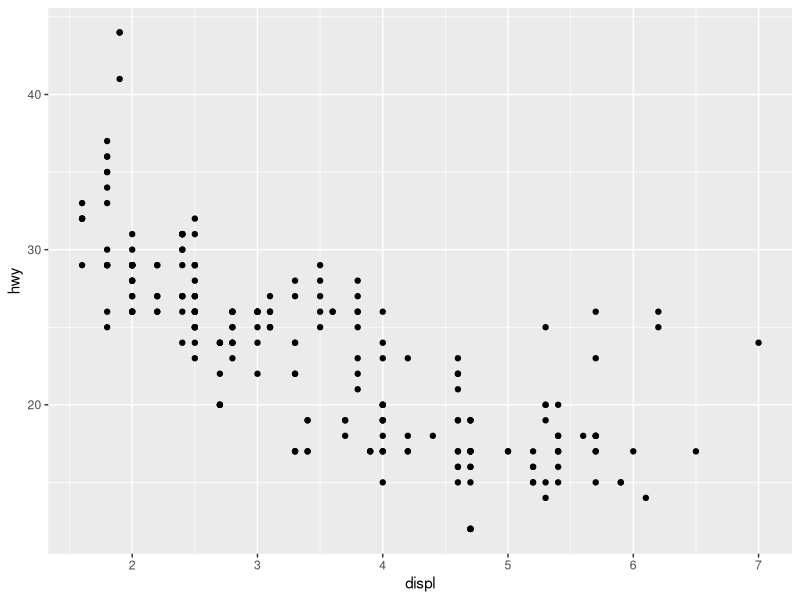
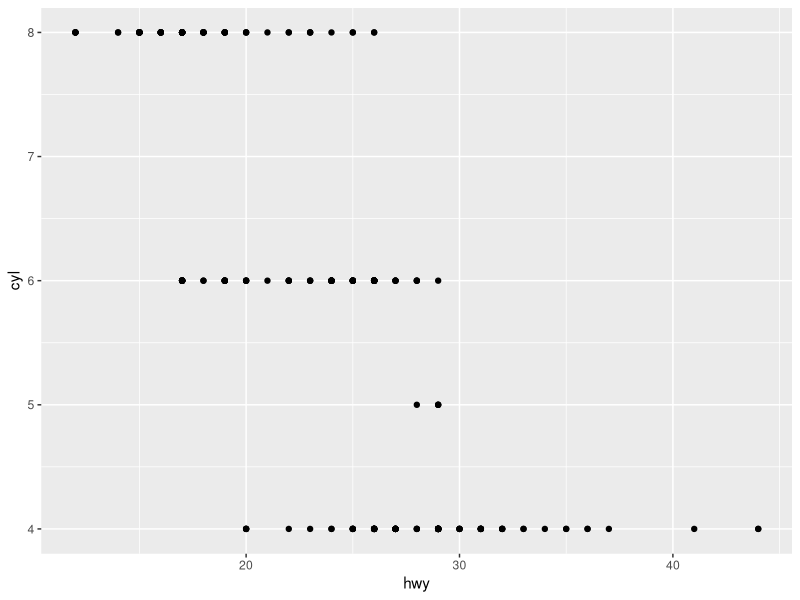
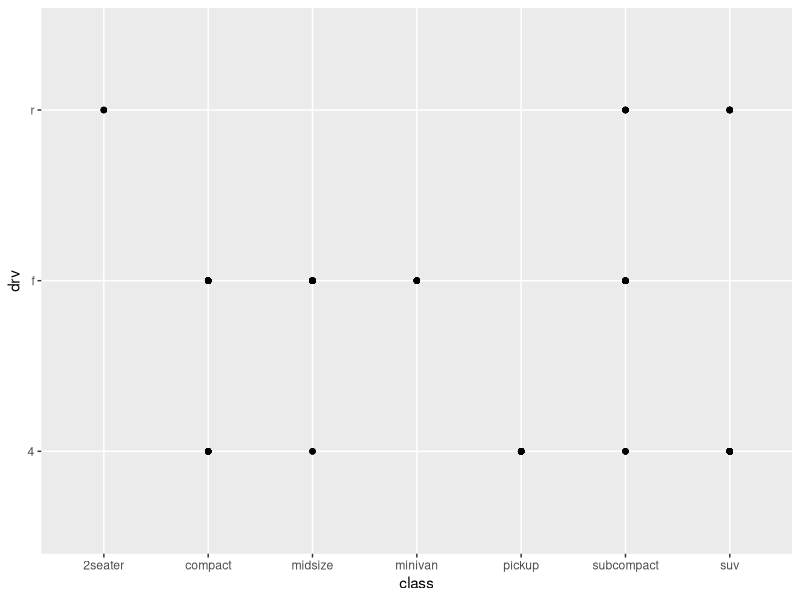
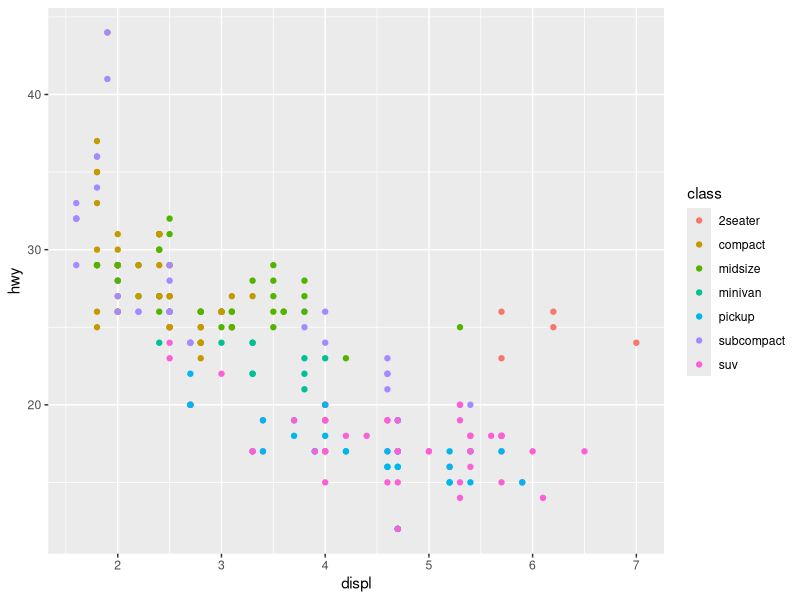
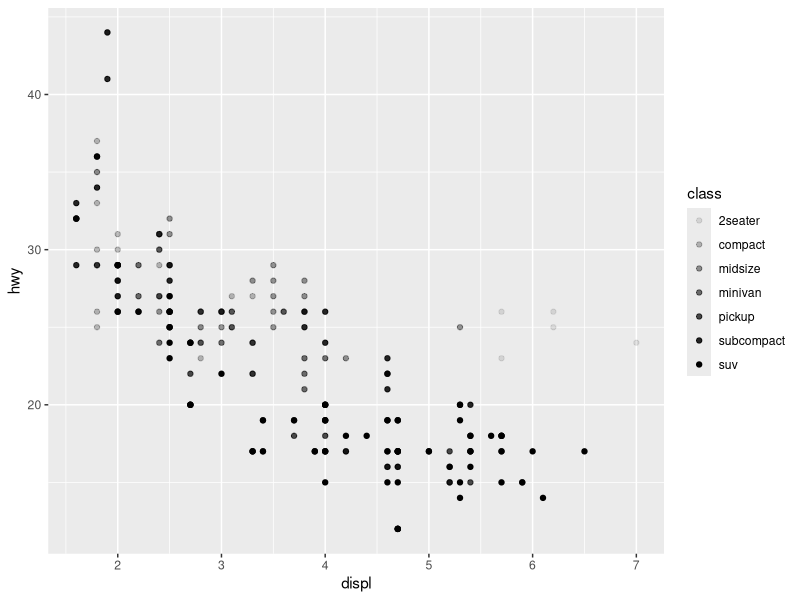
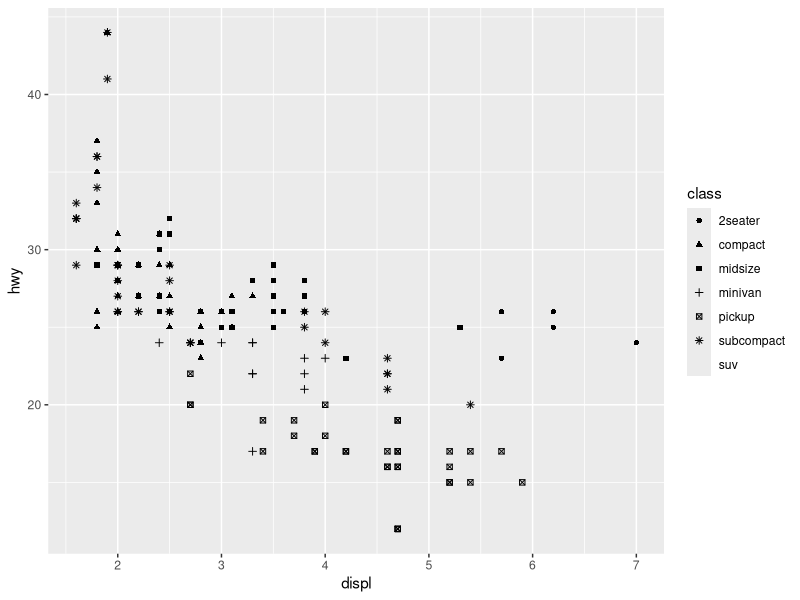
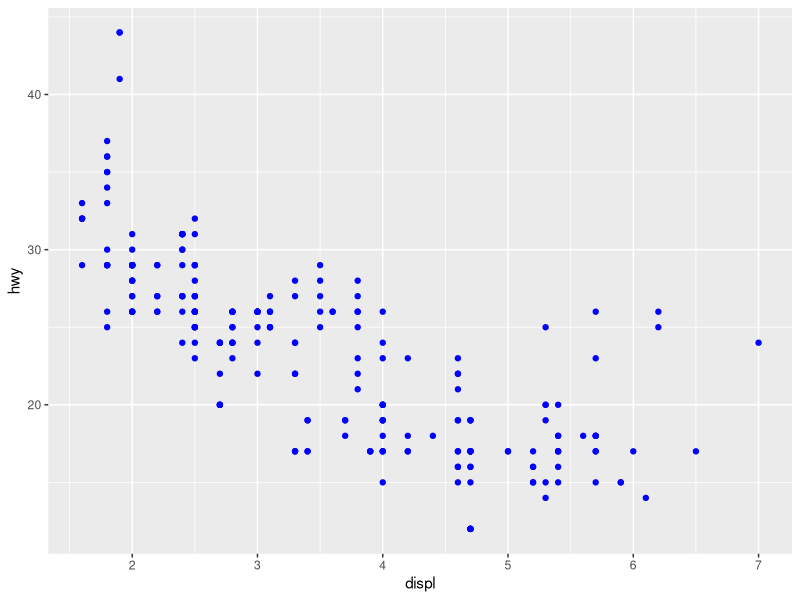
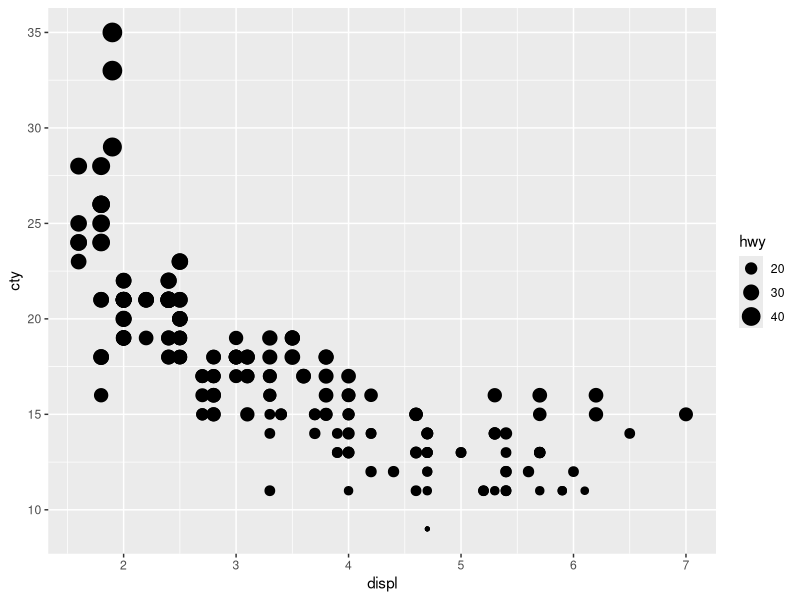

Here is the R script that generated these plots, in order: (Note: this script raises an error after producing the figures.)
## ---- chunk 1
knitr::opts_chunk$set(echo = TRUE)
## ---- chunk 2
library("tidyverse")
## ---- chunk 3
mpg
## ---- chunk 4
ggplot(data = mpg) + 
  geom_point(mapping = aes(x = displ, y = hwy))
## ---- chunk 5
dim(mpg)
## ---- chunk 6
ggplot(data = mpg) + geom_point(mapping = aes(x = hwy, y = cyl))
## ---- chunk 7
ggplot(data = mpg) + 
  geom_point(mapping = aes(x = class, y = drv))
## ---- chunk 8
ggplot(data = mpg) + geom_point(mapping = aes(x = displ, y = hwy, color = class))
## ---- chunk 9
# Left
ggplot(data = mpg) + 
  geom_point(mapping = aes(x = displ, y = hwy, alpha = class))

# Right
ggplot(data = mpg) + 
  geom_point(mapping = aes(x = displ, y = hwy, shape = class))
## ---- chunk 10
ggplot(data = mpg) + 
  geom_point(mapping = aes(x = displ, y = hwy), color = "blue")
## ---- chunk 11
ggplot(data = mpg) +
  geom_point(mapping = aes(x = displ, y = cty, size = hwy))
## ---- chunk 12
ggplot(data = mpg) +
  geom_point(mapping = aes(x = displ, y = cty, color = hwy))
## ---- chunk 13
ggplot(data = mpg) +
  geom_point(mapping = aes(x = displ, y = cty, shape = hwy))
## ---- chunk 14
ggplot(data = mpg) +
  geom_point(mapping = aes(x = displ, y = cty, color = hwy, size = hwy))
## ---- chunk 15
?geom_point
## ---- chunk 16
ggplot(data = mpg) +
  geom_point(mapping = aes(x = class, y = drv, color = displ <5))
## ---- chunk 17
ggplot(data = mpg) + 
  geom_point(mapping = aes(x = displ, y = hwy)) + 
  facet_wrap(~ class, nrow = 2)
## ---- chunk 18
ggplot(data = mpg) + 
  geom_point(mapping = aes(x = displ, y = hwy)) + 
  facet_grid(drv ~ cyl)
## ---- chunk 19
ggplot(data = mpg) +
  geom_point(mapping = aes(x = displ, y = hwy)) +
  facet_wrap(~ displ, nrow = 2)
## ---- chunk 20
ggplot(data = mpg) + 
  geom_point(mapping = aes(x = drv, y = cyl))
## ---- chunk 21
ggplot(data = mpg) + 
  geom_point(mapping = aes(x = displ, y = hwy)) +
  facet_grid(drv ~ .)

ggplot(data = mpg) + 
  geom_point(mapping = aes(x = displ, y = hwy)) +
  facet_grid(. ~ cyl)
## ---- chunk 22
ggplot(data = mpg) +
  geom_point(mapping = aes(x = displ, y = hwy)) +
  facet_wrap(~ class, nrow = 2)
## ---- chunk 23
ggplot(data = mpg, mapping = aes(x = displ, y = hwy, color = drv)) + 
  geom_point() + 
  geom_smooth(se = FALSE)
## ---- chunk 24
ggplot(data = mpg) + 
  geom_point(mapping = aes(x = displ, y = hwy, size = 3), show.legend = FALSE) +
  geom_smooth(mapping = aes(x = displ, y = hwy, size = 3), se = FALSE, show.legend = FALSE)
## ---- chunk 25

ggplot(data = mpg) + 
  geom_smooth(mapping = aes(x = displ, y = hwy, group = drv, size = 3), se = FALSE, show.legend = FALSE) +
  geom_point(mapping = aes(x = displ, y = hwy, size = 3), show.legend = FALSE)
## ---- chunk 26
ggplot(data = mpg, mapping = aes(x = displ, y = hwy, color = drv, size = 3)) + 
  geom_point() + 
  geom_smooth(se = FALSE)
## ---- chunk 27
ggplot(data = mpg) + 
  geom_point(mapping = aes(x = displ, y = hwy, color = drv, size = 3)) +
  geom_smooth(mapping = aes(x = displ, y = hwy, size = 3), se = FALSE, show.legend = FALSE)
## ---- chunk 28
ggplot(data = mpg) +
  geom_point(mapping = aes(x = displ, y = hwy, color = drv, size = 3)) +
  geom_smooth(mapping = aes(x = displ, y = hwy, group = drv, linetype = drv, size = 3), se = FALSE)

## ---- chunk 29
ggplot(data = mpg) + 
  geom_point(mapping = aes(x = displ, y = hwy, color = drv, stroke = 2, size = 5), shape = 16, color = "white") +
  geom_point(mapping = aes(x = displ, y = hwy, color = drv, stroke = 2, size = 4), shape = 16)

## ---- chunk 30

ggplot(data = mpg, mapping = aes(x = cty, y = hwy)) + 
  geom_point(position = "jitter")
## ---- chunk 31
ggplot(data = mpg, mapping = aes(x = cty, y = hwy)) + 
  geom_boxplot(aes(group = class))
## ---- chunk 32
ggplot(data = mpg, mapping = aes(x = class, y = hwy)) + 
  geom_boxplot()
ggplot(data = mpg, mapping = aes(x = class, y = hwy)) + 
  geom_boxplot() +
  coord_flip()
## ---- chunk 33
trees
## ---- chunk 34
ggplot(data = trees) + geom_point(mapping = aes(x = Height, y = Girth))
## ---- chunk 35
?year
## ---- chunk 36
year <- c(1821:1934)
year
## ---- chunk 37
class(lynx)
as.vector(year)
## ---- chunk 38
pelts <- c(as.vector(lynx))
pelts
## ---- chunk 39
lynx_pelts <- data.frame(year, pelts)
lynx_pelts
## ---- chunk 40
ggplot(data = lynx_pelts, mapping = aes(x = year, y = pelts)) + 
  geom_line(color = "maroon")
## ---- chunk 41
iris
## ---- chunk 42
ggplot(data = iris) + geom_point(mapping = aes(x = Petal.Length, y = Petal.Width, color = Species, shape = Species, size = 2)) + labs(x = "Petal Length") + labs(y = "Petal WIdth")
## ---- chunk 43
geom_violin
## ---- chunk 44
msleep
## ---- chunk 45
ggplot(data = msleep) + 
  geom_violin(mapping = aes(x = vore, y = sleep_rem), fill = "grey70")
## ---- chunk 46
ggplot(data = msleep) + 
  geom_violin(mapping = aes(x = vore, y = sleep_rem), fill = "grey30")
## ---- chunk 47
?msleep
## ---- chunk 48
ggplot(data = msleep) + geom_boxplot(mapping = aes(x = order, y = sleep_total)) + coord_flip()
## ---- chunk 49
data("msleep")
ggplot(data = msleep) + geom_boxplot(mapping =  aes(x = conservation, y = awake, color = conservation)) + labs(x = "Conservation") + labs (y = "Awake") + geom_jitter(mapping = aes(x = conservation, y = awake, color = conservation)) + geom_point(mapping = aes(x = conservation, y = awake, color = conservation)) + coord_flip() + scale_fill_discrete(name = "Concervation") 

## ---- chunk 50
ggplot(data = msleep) + 
  geom_point(mapping = aes(x = awake , y = bodywt, color = conservation))
## ---- chunk 51
ggplot(data = msleep) + 
  geom_point(mapping = aes(x = awake , y = brainwt, color = order)) +
  facet_wrap(~ conservation, ncol = 3)
## ---- chunk 52
knitr::opts_chunk$set(echo = TRUE)
## ---- chunk 53
library("tidyverse")
## ---- chunk 54
mpg
## ---- chunk 55
ggplot(data = mpg) + 
  geom_point(mapping = aes(x = displ, y = hwy))
## ---- chunk 56
dim(mpg)
## ---- chunk 57
ggplot(data = mpg) + geom_point(mapping = aes(x = hwy, y = cyl))
## ---- chunk 58
ggplot(data = mpg) + 
  geom_point(mapping = aes(x = class, y = drv))
## ---- chunk 59
ggplot(data = mpg) + geom_point(mapping = aes(x = displ, y = hwy, color = class))
## ---- chunk 60
# Left
ggplot(data = mpg) + 
  geom_point(mapping = aes(x = displ, y = hwy, alpha = class))

# Right
ggplot(data = mpg) + 
  geom_point(mapping = aes(x = displ, y = hwy, shape = class))
## ---- chunk 61
ggplot(data = mpg) + 
  geom_point(mapping = aes(x = displ, y = hwy), color = "blue")
## ---- chunk 62
ggplot(data = mpg) +
  geom_point(mapping = aes(x = displ, y = cty, size = hwy))
## ---- chunk 63
ggplot(data = mpg) +
  geom_point(mapping = aes(x = displ, y = cty, color = hwy))
## ---- chunk 64
ggplot(data = mpg) +
  geom_point(mapping = aes(x = displ, y = cty, shape = hwy))
## ---- chunk 65
ggplot(data = mpg) +
  geom_point(mapping = aes(x = displ, y = cty, color = hwy, size = hwy))
## ---- chunk 66
?geom_point
## ---- chunk 67
ggplot(data = mpg) +
  geom_point(mapping = aes(x = class, y = drv, color = displ <5))
## ---- chunk 68
ggplot(data = mpg) + 
  geom_point(mapping = aes(x = displ, y = hwy)) + 
  facet_wrap(~ class, nrow = 2)
## ---- chunk 69
ggplot(data = mpg) + 
  geom_point(mapping = aes(x = displ, y = hwy)) + 
  facet_grid(drv ~ cyl)
## ---- chunk 70
ggplot(data = mpg) +
  geom_point(mapping = aes(x = displ, y = hwy)) +
  facet_wrap(~ displ, nrow = 2)
## ---- chunk 71
ggplot(data = mpg) + 
  geom_point(mapping = aes(x = drv, y = cyl))
## ---- chunk 72
ggplot(data = mpg) + 
  geom_point(mapping = aes(x = displ, y = hwy)) +
  facet_grid(drv ~ .)

ggplot(data = mpg) + 
  geom_point(mapping = aes(x = displ, y = hwy)) +
  facet_grid(. ~ cyl)
## ---- chunk 73
ggplot(data = mpg) +
  geom_point(mapping = aes(x = displ, y = hwy)) +
  facet_wrap(~ class, nrow = 2)
## ---- chunk 74
ggplot(data = mpg, mapping = aes(x = displ, y = hwy, color = drv)) + 
  geom_point() + 
  geom_smooth(se = FALSE)
## ---- chunk 75
ggplot(data = mpg) + 
  geom_point(mapping = aes(x = displ, y = hwy, size = 3), show.legend = FALSE) +
  geom_smooth(mapping = aes(x = displ, y = hwy, size = 3), se = FALSE, show.legend = FALSE)
## ---- chunk 76

ggplot(data = mpg) + 
  geom_smooth(mapping = aes(x = displ, y = hwy, group = drv, size = 3), se = FALSE, show.legend = FALSE) +
  geom_point(mapping = aes(x = displ, y = hwy, size = 3), show.legend = FALSE)
## ---- chunk 77
ggplot(data = mpg, mapping = aes(x = displ, y = hwy, color = drv, size = 3)) + 
  geom_point() + 
  geom_smooth(se = FALSE)
## ---- chunk 78
ggplot(data = mpg) + 
  geom_point(mapping = aes(x = displ, y = hwy, color = drv, size = 3)) +
  geom_smooth(mapping = aes(x = displ, y = hwy, size = 3), se = FALSE, show.legend = FALSE)
## ---- chunk 79
ggplot(data = mpg) +
  geom_point(mapping = aes(x = displ, y = hwy, color = drv, size = 3)) +
  geom_smooth(mapping = aes(x = displ, y = hwy, group = drv, linetype = drv, size = 3), se = FALSE)

## ---- chunk 80
ggplot(data = mpg) + 
  geom_point(mapping = aes(x = displ, y = hwy, color = drv, stroke = 2, size = 5), shape = 16, color = "white") +
  geom_point(mapping = aes(x = displ, y = hwy, color = drv, stroke = 2, size = 4), shape = 16)

## ---- chunk 81

ggplot(data = mpg, mapping = aes(x = cty, y = hwy)) + 
  geom_point(position = "jitter")
## ---- chunk 82
ggplot(data = mpg, mapping = aes(x = cty, y = hwy)) + 
  geom_boxplot(aes(group = class))
## ---- chunk 83
ggplot(data = mpg, mapping = aes(x = class, y = hwy)) + 
  geom_boxplot()
ggplot(data = mpg, mapping = aes(x = class, y = hwy)) + 
  geom_boxplot() +
  coord_flip()
## ---- chunk 84
trees
## ---- chunk 85
ggplot(data = trees) + geom_point(mapping = aes(x = Height, y = Girth))
## ---- chunk 86
?year
## ---- chunk 87
year <- c(1821:1934)
year
## ---- chunk 88
class(lynx)
as.vector(year)
## ---- chunk 89
pelts <- c(as.vector(lynx))
pelts
## ---- chunk 90
lynx_pelts <- data.frame(year, pelts)
lynx_pelts
## ---- chunk 91
ggplot(data = lynx_pelts, mapping = aes(x = year, y = pelts)) + 
  geom_line(color = "maroon")
## ---- chunk 92
iris
## ---- chunk 93
ggplot(data = iris) + geom_point(mapping = aes(x = Petal.Length, y = Petal.Width, color = Species, shape = Species, size = 2)) + labs(x = "Petal Length") + labs(y = "Petal WIdth")
## ---- chunk 94
geom_violin
## ---- chunk 95
msleep
## ---- chunk 96
ggplot(data = msleep) + 
  geom_violin(mapping = aes(x = vore, y = sleep_rem), fill = "grey70")
## ---- chunk 97
ggplot(data = msleep) + 
  geom_violin(mapping = aes(x = vore, y = sleep_rem), fill = "grey30")
## ---- chunk 98
?msleep
## ---- chunk 99
ggplot(data = msleep) + geom_boxplot(mapping = aes(x = order, y = sleep_total)) + coord_flip()
## ---- chunk 100
data("msleep")
ggplot(data = msleep) + geom_boxplot(mapping =  aes(x = conservation, y = awake, color = conservation)) + labs(x = "Conservation") + labs (y = "Awake") + geom_jitter(mapping = aes(x = conservation, y = awake, color = conservation)) + geom_point(mapping = aes(x = conservation, y = awake, color = conservation)) + coord_flip() + scale_fill_discrete(name = "Concervation") 

## ---- chunk 101
ggplot(data = msleep) + 
  geom_point(mapping = aes(x = awake , y = bodywt, color = conservation))
## ---- chunk 102
ggplot(data = msleep) + 
  geom_point(mapping = aes(x = awake , y = brainwt, color = order)) +
  facet_wrap(~ conservation, ncol = 3)
